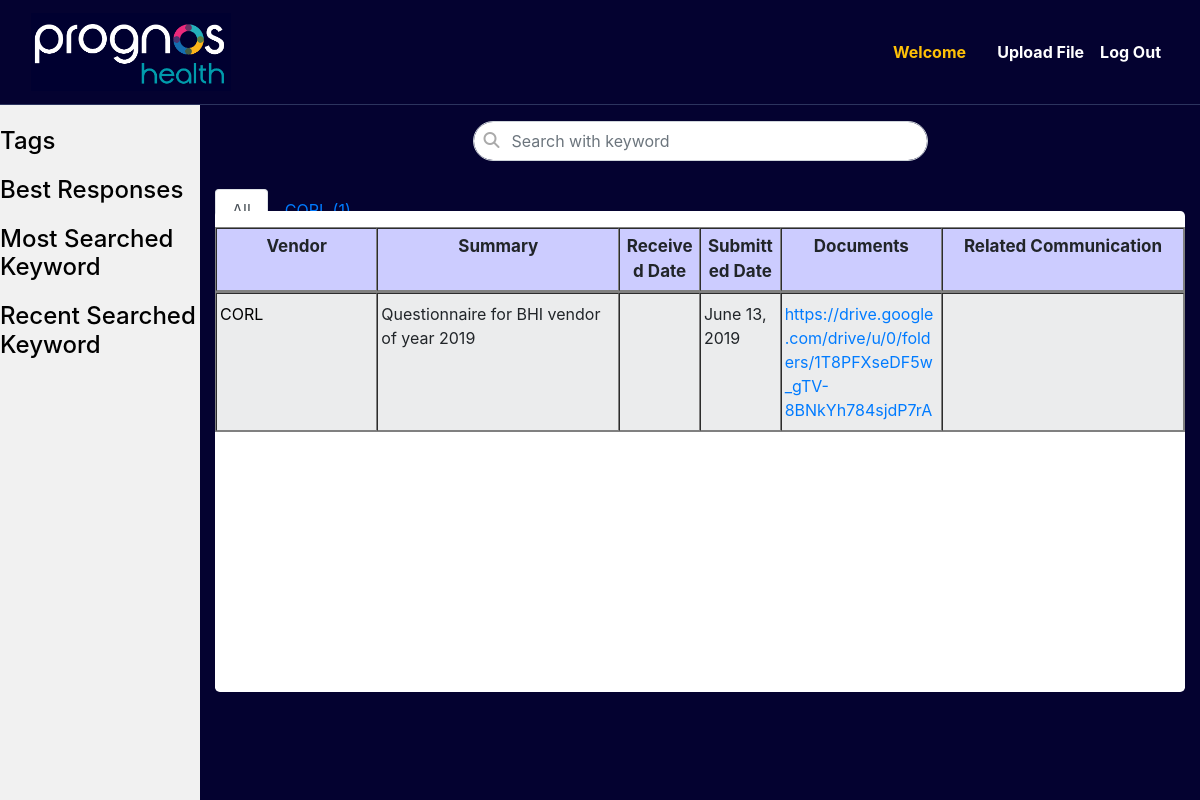
The app's page / (signed in) with its own data.
### questionnaireApp/models.py (models this page shows)
class AdminDB(models.Model):
    vendorName = models.CharField(max_length=100)
    summary = models.TextField()
    receivedDate = models.DateTimeField(auto_now=False, null=True)
    submittedDate = models.DateTimeField(auto_now=False, null=True)
    googleSheetLink = models.CharField(max_length=200, null=True)
    documentLink = models.CharField(max_length=200, null=True)
    relatedCommunication = models.TextField(null=True)
    fileName = models.CharField(max_length=100)
    clientId = models.CharField(max_length=100)
    status = models.IntegerField()

### questionnaireApp/views.py (the view)
# urls.py: 2. Add a URL to urlpatterns:  path('', Home.as_view(), name='home')
@login_required
def Home(request):
    if request.user.get_full_name():
        UserSessionDatabase(userName=request.user.get_full_name()).save()
    return addToTags(request)

### questionnaireApp/views.py (called while the page is built)
def colorCodeGenerator():
    colorCodeBool = True
    import random
    while colorCodeBool:
        random_number = random.randint(0, 16777215)
        hex_number = format(random_number, 'x')
        if len(hex_number) == 6:
            hex_number = '#' + hex_number
            return hex_number
        else:
            colorCodeGenerator()

### templates/questionnaireApp/index.html (shortened to what this page needs)
<!DOCTYPE html>
{% load static %}
<html lang="en">
<head>
    <link rel="stylesheet" href="https://maxcdn.bootstrapcdn.com/bootstrap/4.0.0/css/bootstrap.min.css"
>
    <link href="http://maxcdn.bootstrapcdn.com/font-awesome/4.1.0/css/font-awesome.min.css" rel="stylesheet">
    <link src="http://maxcdn.bootstrapcdn.com/font-awesome/4.1.0/css/font-awesome.min.css" rel="stylesheet">
    <link href="http://maxcdn.bootstrapcdn.com/font-awesome/4.1.0/css/font-awesome.min.css" rel="stylesheet">
    <link src="http://maxcdn.bootstrapcdn.com/font-awesome/4.1.0/css/font-awesome.min.css" rel="stylesheet">
</head>
<body style="background-color:#040230">
{% block content %}
<div class="container-fluid">
    <div class="row col-12">
        <nav class="navbar navbar-expand-md fixed-top "
             style="background-color:#040230;border-bottom:solid #2c345e 1px;">
            <div class="container-fluid col-12 ">
                <a class="navbar-brand">
                    <img src="{% static 'images/prognoshealth.png' %}" style="width:200px;" alt=""
                         class="d-inline-block align-middle mr-2">
                </a>
                <div id="navbarSupportedContent" class="collapse navbar-collapse">
                    <ul class="navbar-nav ml-auto">
                        <li class="nav-item active"><a href="#" class="nav-link">
                            <strong class="text-warning pt-2"> Welcome {{user.first_name}} &nbsp;
                                &nbsp;</strong>
                            <span class="sr-only">(current)</span></a>
                        </li>
                        <li class="nav-item"><a href="/adminLogin" class="nav-link">
                            <strong style="color:white"> Upload File </strong></a>
                        </li>
                        <li class="nav-item"><a href="/account/logout" class="nav-link">
                            {% if user.is_authenticated %}
                            <strong style="color:white">Log Out</strong>
                            {% endif %}
                        </a></li>
                    </ul>
                </div>
            </div>
        </nav>
    </div>
    <br><br><br><br>
    <div class="row">
        <div class="col-2"
             style="background-color: #f1f1f1!important; position: fixed!important; height: 100%; padding:0%; word-break: break-word;">
            <h4 style="margin-top: 15%;"><a href="#" style="color: black;">Tags</a></h4>
            <h4 style="margin-top: 10%;"><a href="#" style="color: black;">Best Responses</a></h4>
            <h4 style="margin-top: 10%;"><a href="#" style="color: black;">Most Searched Keyword</a></h4>
            <h4 style="margin-top: 10%;"><a href="#" style="color: black;">Recent Searched Keyword</a></h4>
        </div>
        <div class="col-10 offset-2" style="margin-top: 2%;">
            <form action="/searchKeyword" method="POST">
                <div class="row">
                    <div class="col-12">
                        <div class="offset-3 col-6 form-group has-search resultitem">
                            <input class="form-control" align="center" type="text" name="keyword"
                                   style="border-radius:20px;height:40px;" value="{{ keyword }}"
                                   placeholder="Search with keyword" ondblclick="dbclick()" id="keyword"
                                   autocomplete="off"/>
                        </div>
                    </div>
                </div>
            </form>
        </div>
        <div class="col-10 offset-2" style="margin-top: 1%;">
            <nav style="width: 100%;">
                <div class="nav nav-tabs"
                     style="display: -webkit-box; overflow-x: scroll; flex-wrap: unset; border-bottom:0px; margin-bottom: -2.2rem;"
                     id="nav-tab" role="tablist">
                    <a class="nav-item nav-link active" id="all-tab" data-toggle="tab" href="#all" role="tab">All</a>
                    {% for vendorName, data in vendorNameDictionary.items %}
                    <a class="nav-item nav-link" id="{{vendorName}}-tab" data-toggle="tab" href="#{{data.link}}"
                       role="tab">{{vendorName}} ({{data.counter}})</a>
                    {% endfor %}
                </div>
            </nav>
        </div>
        <div class="tab-content col-10 offset-2" id="nav-tabContent" style="padding-top: 1rem;">
            <div class="tab-pane show active" id="all">
                <div class="jumbotron" style="padding: 0%; padding-top:1rem; margin-bottom: 0rem; background: white;">
                    <div class="tbl-header">
                        <table class="table-hover" cellpadding="0" cellspacing="0" border="1" width="100%;">
                            <thead>
                            <tr class="d-flex">
                                <th class="col-2">Vendor</th>
                                <th class="col-3">Summary</th>
                                <th class="col-1">Received Date</th>
                                <th class="col-1">Submitted Date</th>
                                <th class="col-2">Documents</th>
                                <th class="col-3">Related Communication</th>
                            </tr>
                            </thead>
                        </table>
                    </div>
                    <div class="tbl-content">
                        <table class="table-hover" cellpadding="0" cellspacing="0" border="1">
                            <tbody>
                            {% for data in adminDbDataList %}
                            {% if data.status == 0 %}
                            <tr class="d-flex">
                                <td class="col-2">
                                    <a href="fillQuestionnaire/{{data.clientId}}?name=new" style="color:black;">
                                        {{data.vendorName}}
                                    </a>
                                    <span class="blink">new</span>
                                    <style>
                                           .blink {
                                            animation: blinker 1.4s linear infinite;
                                            color: red;
                                            font-family: sans-serif;
                                            }
                                             @keyframes blinker {
                                            50% { opacity: 0; }
                                            }
                                    </style>
                                </td>
                                <td class="col-3">
                                    {% if data.summary %}
                                    {{data.summary}}
                                    {% else %}
                                    &nbsp;
                                    {% endif %}
                                </td>
                                <td class="col-1">
                                    {% if data.receivedDate %}
                                    {{data.receivedDate}}
                                    {% else %}
                                    &nbsp;;
                                    {% endif %}
                                </td>
                                <td class="col-1">
                                    {% if data.submittedDate %}
                                    {{data.submittedDate}}
                                    {% else %}
                                    &nbsp;
                                    {% endif %}
                                </td>
                                <td class="col-2">
                                    {% if data.documentLink %}
                                    <a href="{{data.documentLink}}" target="_blank">{{data.documentLink}}</a>
                                    {% else %}
                                    &nbsp;
                                    {% endif %}
                                </td>
                                <td class="col-3">
                                    {% if data.relatedCommunication %}
                                    {{data.relatedCommunication}}
                                    {% else %}
                                    &nbsp;
                                    {% endif %}
                                </td>
                            </tr>
                            {% else %}
                            <tr class="d-flex">
                                <td class="col-2">
                                    <a href="fillQuestionnaire/{{data.clientId}}?name=final" style="color:black;">
                                        {{data.vendorName}}
                                    </a>
                                </td>
                                <td class="col-3">
                                    {% if data.summary %}
                                    {{data.summary}}
                                    {% else %}
                                    &nbsp;
                                    {% endif %}
                                </td>
                                <td class="col-1">
                                </td>
                                <td class="col-1">
                                    {% if data.submittedDate %}
                                    {{data.submittedDate}}
                                    {% else %}
                                    &nbsp;
                                    {% endif %}
                                </td>
                                <td class="col-2">
                                    {% if data.documentLink %}
                                    <a href="{{data.documentLink}}" target="_blank">{{data.documentLink}}</a>
                                    {% else %}
                                    &nbsp;
                                    {% endif %}
                                </td>
                                <td class="col-3">
                                </td>
                            </tr>
                            {% endif %}
                            {% endfor %}
                            </tbody>
                        </table>
                    </div>
                </div>
            </div>
        </div>
    </div>
</div>
{% endblock %}
</body>
</html>

### templates/questionnaireApp/index.html (style rules this page uses)
.has-search .form-control { padding-left: 2.375rem; }
.resultitem { -webkit-transition: 0.5s; transition: 0.5s; }
table { width:100%; table-layout: fixed; }
.tbl-header { background-color: #ccccff; }
.tbl-content { height:400px; overflow-x:auto; margin-top: 0px; overflow-y: auto; }
.tbl-header th { text-align: center; font-size: 17px; word-break: break-word; padding: 5px; }
.tbl-content td { padding: 8px 3px; text-align: left; vertical-align:middle; word-break: break-word; background: #EBECED; }

### records on screen
AdminDB: vendorName "CORL", summary "Questionnaire for BHI vendor of year 2019", submittedDate "June 13, 2019", documentLink "https://drive.google.com/drive/u/0/folders/1T8PFXseDF5w_gTV-8BNkYh784sjdP7rA"
